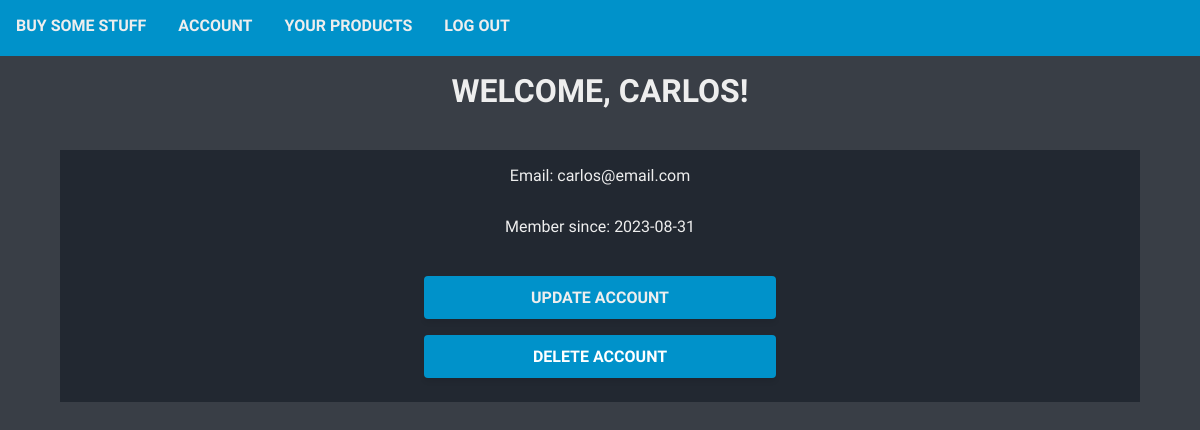
Before: /merchant_account (signed in) with the older database file.
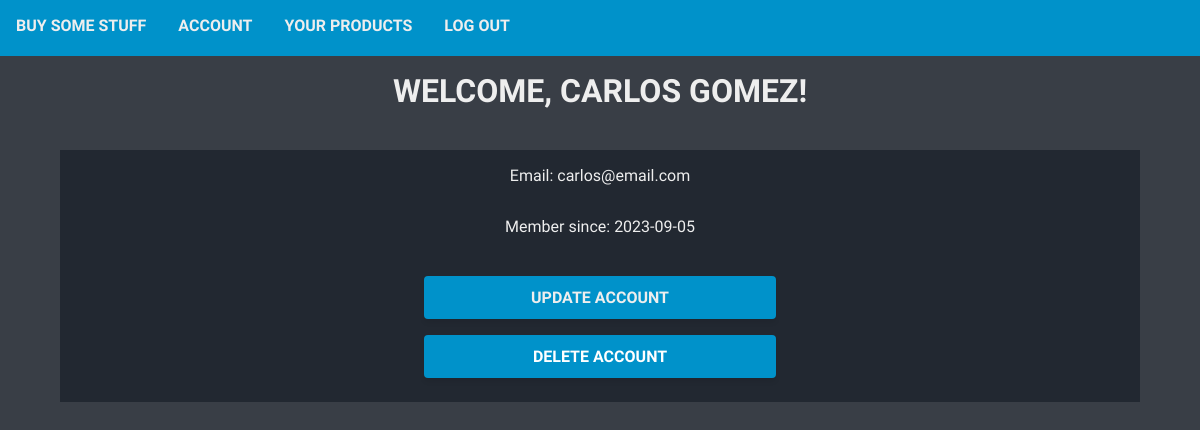
After: the same page with the newer database file.
### models.py (models this page shows, shortened)
class Merchant(UserMixin, db.Model):
    id = db.Column(db.Integer, primary_key=True)
    name = db.Column(db.String(100), index=True, unique=False, nullable=False)
    email = db.Column(db.String(100), index=True, unique=False, nullable=False)
    hashed_password = db.Column(db.String(100), index=False, unique=False)
    date_joined = db.Column(db.DateTime, index=False, unique=False)
    products = db.relationship('Product', backref='seller', lazy='dynamic', cascade="all, delete-orphan")

### account_routes.py (the view)
@app.route('/merchant_account')
@login_required
def account():
    return render_template('merchant_account.html')

### main.py (called while the page is built)
@login_manager.user_loader
def load_user(user_id):
    return Merchant.query.get(int(user_id))

### templates/merchant_account.html (shortened to what this page needs)
{% extends "base.html"%}
{% block main %}
<h1>Welcome, {{ current_user.name.title() }}!</h1>
<ul class="container col sub-background">
    <li>Email: {{ current_user.email }}</li>
    <li>Member since: {{ current_user.date_joined.date() }}</li>
    <li class="row" id="buttonGroup">
        <button>
            <a href=" {{ url_for('merchant_update') }} ">
                Update account
            </a>
        </button>
        <button onclick="delete_decision()">Delete Account</button>
    </li>
</ul>
{% endblock %}

### templates/base.html (shortened to what this page needs)
<!DOCTYPE html>
<html lang="en">
    <head>
        <link rel="stylesheet" href="../static/styles.css">
    </head>
    <body>
        <nav id="nav" class="nav">
            <ul class="row">
                <li><a href="{{ url_for('main') }}">buy some stuff</a></li>
                {% if current_user.is_authenticated %}
                <li><a href="{{ url_for('account') }}">Account</a></li>
                <li><a href="{{ url_for('view_products') }}">Your Products</a></li>
                <li><a href="{{ url_for('logout') }}">Log Out</a></li>
                {% endif %}
            </ul>
        </nav>
        {% block main %}{% endblock %}
    </body>
</html>

### static/styles.css (style rules this page uses)
* { margin: 0; padding: 0; box-sizing: border-box; }
:root { --colorPrimary: #7fff00; }
body { font-family: 'Quicksand', sans-serif; font-size: 16px; -webkit-font-smoothing: antialiased; color: #eeeeee; background-color: #393e46; }
li { list-style: none; margin: 2vh; }
a { text-decoration: none; color: #eeeeee; text-transform: uppercase; font-size: 16px; font-weight: bold; }
h1, h2, h3, h4, p { text-align: center; margin: 1vh; color: #eeeeee; text-transform: uppercase; }
.row { display: flex; flex-flow: row wrap; justify-content: space-evenly; align-items: center; }
.col { display: flex; flex-direction: column; justify-content: space-evenly; align-items: center; }
.container { width: 90%; height: auto; margin: 5vh auto; }
.sub-background { background-color: #222831; }
#nav { background-color: #0092ca; width: 100%; height: 7vh; margin-bottom: 2vh; }
#nav ul { justify-content: flex-start; }
button, input[type=submit] { background: #0092ca; font-family: 'Quicksand', sans-serif; color: #ffffff; border-radius: 4px; border: 0; padding: 12px 16px; font-size: 16px; font-weight: 600; cursor: pointer; display: block; transition: all 0.2s ease; box-shadow: 0px 4px 5.5px 0px rgba(0, 0, 0, 0.07); width: 100%; text-transform: uppercase; }
#buttonGroup button { margin: 1vh; }
#buttonGroup button a { color: #eeeeee; }

Changed rows visible on the page:
changed Merchant "carlos@email.com": name "CARLOS" → "CARLOS GOMEZ"; date_joined "2023-08-31" → "2023-09-05"
